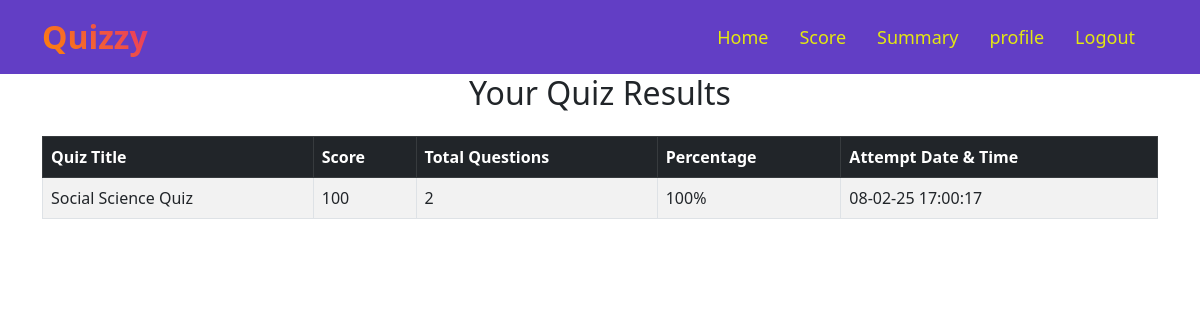
Page /user_result (signed in) on the committed database.
### models.py (models this page shows)
class UserQuizAttempt(db.Model):
    id = db.Column(db.Integer, primary_key=True)
    user_id = db.Column(db.Integer, db.ForeignKey('user.id'), nullable=False)
    quiz_id = db.Column(db.Integer, db.ForeignKey('quiz.id'), nullable=False)
    score = db.Column(db.Float, nullable=False)  # Store percentage score
    total_questions = db.Column(db.Integer, nullable=False)
    timestamp = db.Column(db.DateTime, default=db.func.current_timestamp())

class Quiz(db.Model):
    id = db.Column(db.Integer, primary_key=True)
    title = db.Column(db.String(200), nullable=False)  # Title of the quiz
    subject_id = db.Column(db.Integer, db.ForeignKey('subject.id'), nullable=False)  # Related subject
    chapter_id = db.Column(db.Integer, db.ForeignKey('chapter.id'), nullable=False)  # Related chapter
    num_questions = db.Column(db.Integer, nullable=False)  # Number of questions in the quiz
    duration = db.Column(db.Integer, nullable=False)  # Duration in minutes
    created_at = db.Column(db.DateTime, default=datetime.utcnow)  # Timestamp
    subject = db.relationship('Subject', backref='quizzes', lazy="joined")
    chapter = db.relationship('Chapter', backref='quizzes', lazy="joined")

### routes.py (the view)
@app.route('/user_result')
@auth_required
def user_results():
    user_id = session.get('user_id')
    if not user_id:
        flash("You must be logged in to view results.", "danger")
        return redirect(url_for('login'))
    attempts = (
        db.session.query(UserQuizAttempt, Quiz.title)
        .join(Quiz, UserQuizAttempt.quiz_id == Quiz.id)
        .filter(UserQuizAttempt.user_id == user_id)
        .order_by(UserQuizAttempt.timestamp.desc())  # Show latest attempts first
        .all()
    )
    return render_template('user_side/user_results.html', attempts=attempts)

### routes.py (called while the page is built)
def auth_required(func):
    @wraps(func)
    def inner(*args, **kwargs):
        if "user_id" not in session:
            flash('Please login to continue', 'info')
            return redirect(url_for('login'))
        user = User.query.get(session['user_id'])
        if not user:
            flash('User not found, please login again', 'danger')
            return redirect(url_for('login'))
        if user.is_admin:  # Block admin access
            flash('You are not allowed to access this page', 'danger')
            return redirect(url_for('home'))  # Redirect admin to home
        return func(*args, **kwargs)
    return inner

### templates/user_side/user_results.html
{% extends "user_side/user_dashboard.html" %}
{% block content %}
<div class="container">
    <h2 class="mb-4 text-center">Your Quiz Results</h2>
    {% if attempts %}
    <div class="table-responsive">
        <table class="table table-bordered table-striped">
            <thead class="table-dark bg-primary">
                <tr>
                    <th>Quiz Title</th>
                    <th>Score</th>
                    <th>Total Questions</th>
                    <th>Percentage</th>
                    <th>Attempt Date & Time</th>
                </tr>
            </thead>
            <tbody>
                {% for attempt, quiz_title in attempts %}
                <tr>
                    <td>{{ quiz_title }}</td>
                    <td>{{ attempt.score }}</td>
                    <td>{{ attempt.total_questions }}</td>
                    <td>{{ (attempt.score) }}%</td>
                    <td>{{ attempt.timestamp.strftime('%d-%m-%y %H:%M:%S') }}</td>
                </tr>
                {% endfor %}
            </tbody>
        </table>
    </div>
    {% else %}
    <div class="alert alert-warning text-center" role="alert">
        No quiz attempts found.
    </div>
    {% endif %}
</div>
{% endblock %}

### templates/user_side/nav2.html (style rules this page uses)
body { overflow-x: hidden; }

### rows in the picture
UserQuizAttempt: title "Social Science Quiz", score "100", total_questions "2", timestamp "08-02-25 17:00:17"
